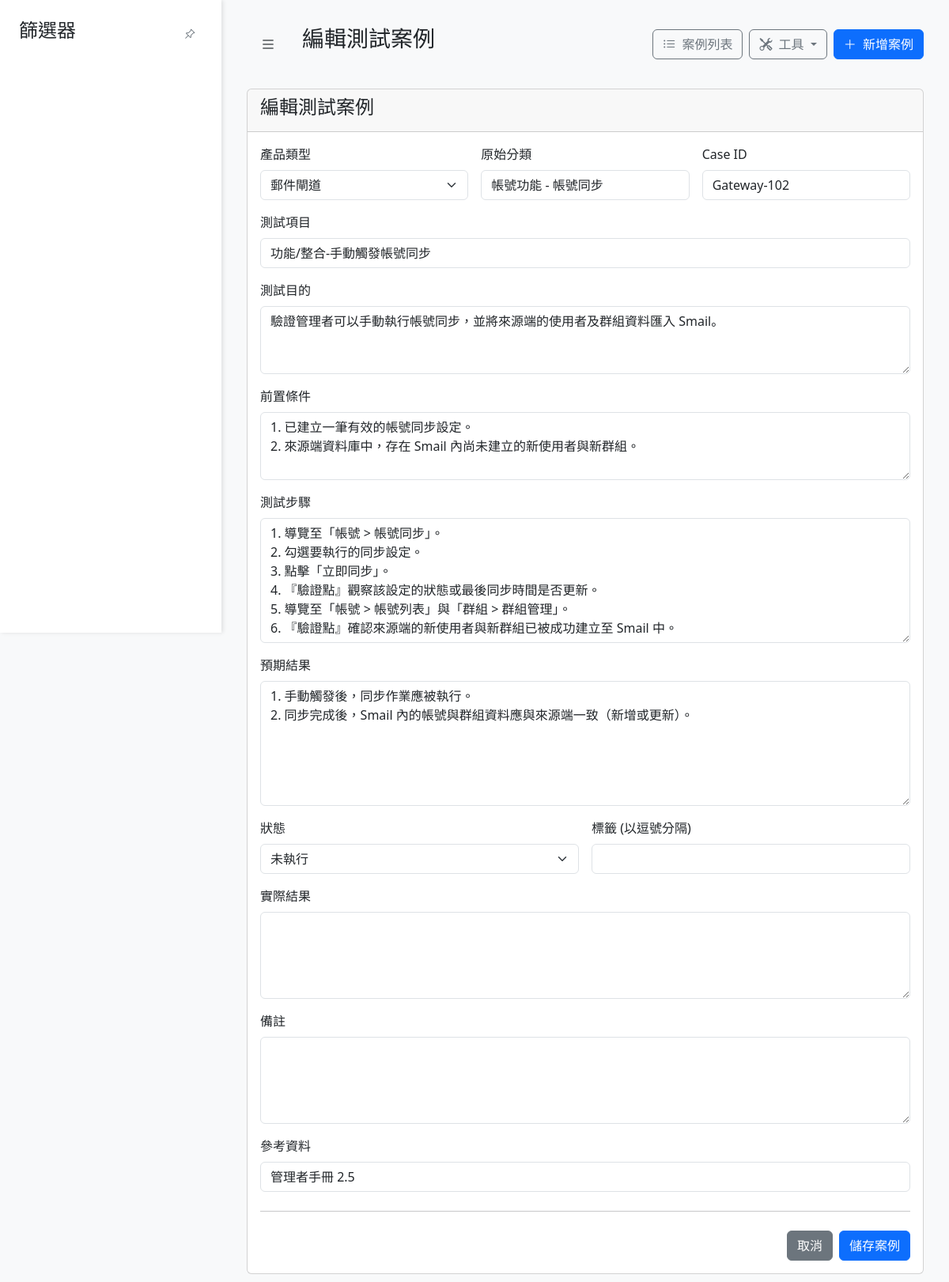
Page /edit/302 on the committed database.
### models.py (models this page shows)
class TestCase(db.Model):
    id = db.Column(db.Integer, primary_key=True)
    product_type = db.Column(db.String(50), nullable=False, default='未分類產品')
    category = db.Column(db.String(100), nullable=False)
    main_category = db.Column(db.String(50), nullable=True)
    sub_category = db.Column(db.String(50), nullable=True)
    case_id = db.Column(db.String(50), unique=True, nullable=False)
    test_item = db.Column(db.String(200), nullable=False)
    test_purpose = db.Column(db.Text, nullable=True)
    preconditions = db.Column(db.Text, nullable=True)
    test_steps = db.Column(db.Text, nullable=True)
    expected_result = db.Column(db.Text, nullable=True)
    actual_result = db.Column(db.Text, nullable=True)
    status = db.Column(db.String(20), nullable=False, default='未執行')
    notes = db.Column(db.Text, nullable=True)
    reference = db.Column(db.String(200), nullable=True)
    tags = db.relationship('Tag', secondary=test_case_tags, lazy='subquery',
                           backref=db.backref('test_cases', lazy=True))
    attachments = db.relationship('Attachment', backref='test_case', lazy=True, cascade="all, delete-orphan")

### app.py (the view, shortened to what this page needs)
@app.route('/edit/<int:id>', methods=['GET', 'POST'])
def edit_case(id):
    case_to_edit = TestCase.query.get_or_404(id)
    return render_template('case_form.html', title="編輯測試案例", case=case_to_edit)

### app.py (called while the page is built)
@app.context_processor
def inject_status_options():
    status_options = ['未執行', '進行中', '通過', '失敗']
    return dict(status_options=status_options)

@app.context_processor
def utility_processor():
    def render_manual_list_in_template(text_block):
        lines = [line.strip().lstrip('0123456789. ') for line in (text_block or "").split('\n') if line.strip()]
        html = '<div class="manual-list">'
        for i, line in enumerate(lines):
            html += f'<div class="manual-list-item"><span class="manual-list-number">{i+1}.</span><span class="manual-list-text">{line}</span></div>'
        html += '</div>'
        return html
    return dict(render_manual_list=render_manual_list_in_template)

### templates/case_form.html (shortened to what this page needs)
{% extends 'base.html' %}
{% block sidebar %}
    {% set hide_sidebar = True %}
{% endblock %}
{% block page_title %}
    {{ title }}
{% endblock %}
{% block content %}
<div class="card">
    <div class="card-header">
        <h4>{{ title }}</h4>
    </div>
    <div class="card-body">
        <form method="POST" class="needs-validation" novalidate>
            <div class="row g-3">
                <div class="col-md-4">
                    <label for="product_type" class="form-label">產品類型</label>
                    <select class="form-select" id="product_type" name="product_type" required>
                        <option value="郵件閘道" {% if case and case.product_type == '郵件閘道' %}selected{% endif %}>郵件閘道</option>
                    </select>
                </div>
                <div class="col-md-4">
                    <label for="category" class="form-label">原始分類</label>
                    <input type="text" class="form-control" id="category" name="category" value="{{ case.category or '' }}">
                </div>
                <div class="col-md-4">
                    <label for="case_id" class="form-label">Case ID</label>
                    <input type="text" class="form-control" id="case_id" name="case_id" value="{{ case.case_id or '' }}" required>
                </div>
                <div class="col-12">
                    <label for="test_item" class="form-label">測試項目</label>
                    <input type="text" class="form-control" id="test_item" name="test_item" value="{{ case.test_item or '' }}" required>
                </div>
                <div class="col-12">
                    <label for="test_purpose" class="form-label">測試目的</label>
                    <textarea class="form-control" id="test_purpose" name="test_purpose" rows="3">{{ case.test_purpose or '' }}</textarea>
                </div>
                <div class="col-12">
                    <label for="preconditions" class="form-label">前置條件</label>
                    <textarea class="form-control" id="preconditions" name="preconditions" rows="3">{{ case.preconditions or '' }}</textarea>
                </div>
                <div class="col-12">
                    <label for="test_steps" class="form-label">測試步驟</label>
                    <textarea class="form-control" id="test_steps" name="test_steps" rows="6">{{ case.test_steps or '' }}</textarea>
                </div>
                <div class="col-12">
                    <label for="expected_result" class="form-label">預期結果</label>
                    <textarea class="form-control" id="expected_result" name="expected_result" rows="6">{{ case.expected_result or '' }}</textarea>
                </div>
                <div class="col-md-6">
                    <label for="status" class="form-label">狀態</label>
                    <select class="form-select" id="status" name="status" required>
                        {% for status_option in status_options %}
                            <option value="{{ status_option }}" {% if case and case.status == status_option %}selected{% endif %}>
                                {{ status_option }}
                            </option>
                        {% endfor %}
                    </select>
                </div>
                <div class="col-md-6">
                    <label for="tags" class="form-label">標籤 (以逗號分隔)</label>
                    <input type="text" class="form-control" id="tags" name="tags" value="{{ case.tags or '' }}">
                </div>
                <div class="col-12">
                    <label for="actual_result" class="form-label">實際結果</label>
                    <textarea class="form-control" id="actual_result" name="actual_result" rows="4">{{ case.actual_result or '' }}</textarea>
                </div>
                <div class="col-12">
                    <label for="notes" class="form-label">備註</label>
                    <textarea class="form-control" id="notes" name="notes" rows="4">{{ case.notes or '' }}</textarea>
                </div>
                <div class="col-12">
                    <label for="reference" class="form-label">參考資料</label>
                    <input type="text" class="form-control" id="reference" name="reference" value="{{ case.reference or '' }}">
                </div>
            </div>
            <hr class="my-4">
            <div class="d-grid gap-2 d-md-flex justify-content-md-end">
                <a href="{{ url_for('index') }}" class="btn btn-secondary">取消</a>
                <button class="btn btn-primary" type="submit">儲存案例</button>
            </div>
        </form>
    </div>
</div>
{% endblock %}

### templates/base.html (style rules this page uses)
body { display: flex; background-color: #f8f9fa; }

### rows in the picture
TestCase: product_type "郵件閘道", category "帳號功能 - 帳號同步", case_id "Gateway-102", test_item "功能/整合-手動觸發帳號同步", test_purpose "驗證管理者可以手動執行帳號同步，並將來源端的使用者及群組資料匯入 Smail。", preconditions "1. 已建立一筆有效的帳號同步設定。 2. 來源端資料庫中，存在 Smail 內尚未建立的新使用者與新群組。", test_steps "1. 導覽至「帳號 > 帳號同步」。 2. 勾選要執行的同步設定。 3. 點擊「立即同步」。 4. 『驗證點』觀察該設定的狀態或最後同步時間是否更新。 5. 導覽至「帳號 > 帳號列表」與「群組 > 群組管理」。 6. 『驗證點』確認來源端的新使用者與新群組已被成功建立至 Smail 中。", expected_result "1. 手動觸發後，同步作業應被執行。 2. 同步完成後，Smail 內的帳號與群組資料應與來源端一致（新增或更新）。", status "未執行", reference "管理者手冊 2.5"

### other values in the picture
{{ title }} "編輯測試案例"
